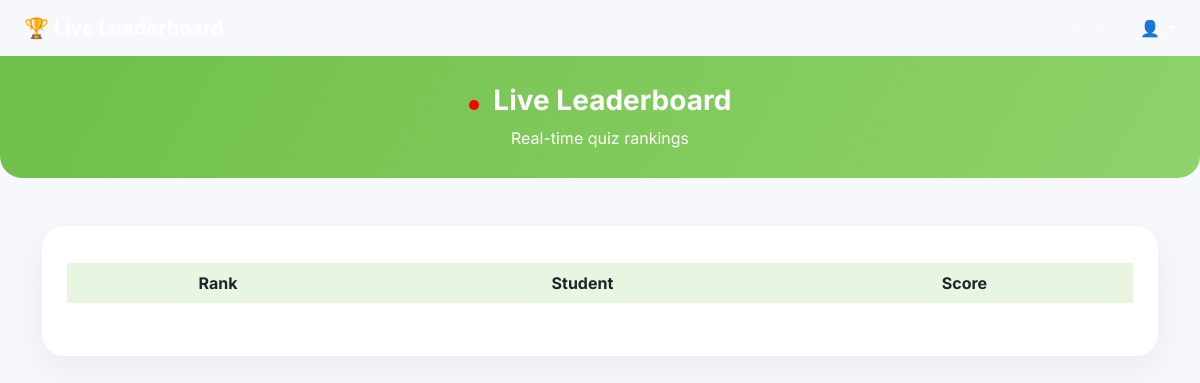
The page /leaderboard/2 on the database as committed earlier.
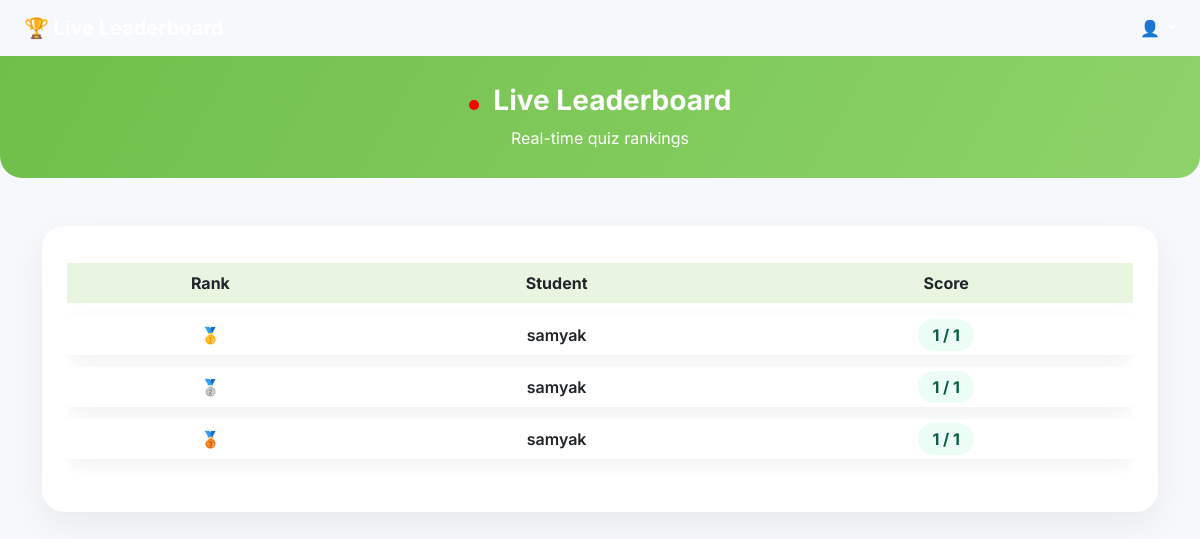
The same page on the database as committed later.
### app.py (models this page shows)
class Result(db.Model):
    id = db.Column(db.Integer, primary_key=True)
    quiz_id = db.Column(db.Integer, nullable=False)
    student = db.Column(db.String(100), nullable=False)
    score = db.Column(db.Integer, nullable=False)
    total = db.Column(db.Integer, nullable=False)
    submitted_at = db.Column(db.DateTime, default=datetime.utcnow)

### app.py (the view)
@app.route("/leaderboard/<int:quiz_id>")
def leaderboard(quiz_id):
    results = Result.query.filter_by(quiz_id=quiz_id)\
        .order_by(Result.score.desc(), Result.submitted_at.asc())\
        .all()
    return render_template("scoreboard.html", results=results)

### templates/scoreboard.html (shortened to what this page needs)
<!DOCTYPE html>
<html lang="en">
<head>
    <link href="https://cdn.jsdelivr.net/npm/bootstrap@5.3.0/dist/css/bootstrap.min.css" rel="stylesheet">
    <link rel="stylesheet" href="{{ url_for('static', filename='css/scoreboard.css') }}">
</head>
<body>
<nav class="navbar navbar-expand-lg navbar-dark px-4">
    <span class="navbar-brand fw-bold">🏆 Live Leaderboard</span>
    <div class="ms-auto d-flex align-items-center gap-3">
        <a href="/student/dashboard" class="btn btn-outline-light btn-sm">
        </a>
        <div class="dropdown">
            <a class="text-white fw-semibold dropdown-toggle"
               href="#" role="button" data-bs-toggle="dropdown">
                👤 {{ session.username }}
            </a>
        </div>
    </div>
</nav>
<div class="leaderboard-header text-center">
    <h3>
        <span class="live-dot"></span>
        Live Leaderboard
    </h3>
    <p class="mb-0">Real-time quiz rankings</p>
</div>
<div class="container mt-5 mb-5">
    <div class="leaderboard-card">
        <div class="table-responsive">
            <table class="table align-middle">
                <thead>
                    <tr>
                        <th>Rank</th>
                        <th>Student</th>
                        <th>Score</th>
                    </tr>
                </thead>
                <tbody>
                {% for r in results %}
                    <tr class="{% if loop.index == 1 %}rank-1{% elif loop.index == 2 %}rank-2{% elif loop.index == 3 %}rank-3{% endif %}">
                        <td>
                            {% if loop.index == 1 %}🥇
                            {% elif loop.index == 2 %}🥈
                            {% elif loop.index == 3 %}🥉
                            {% else %}
                                {{ loop.index }}
                            {% endif %}
                        </td>
                        <td>{{ r.student }}</td>
                        <td>
                            <span class="score-badge">
                                {{ r.score }} / {{ r.total }}
                            </span>
                        </td>
                    </tr>
                {% endfor %}
                </tbody>
            </table>
        </div>
    </div>
</div>
</body>
</html>

### static/css/scoreboard.css (style rules this page uses)
body { background: #f6f8fb; font-family: 'Inter', sans-serif; }
.leaderboard-header { background: linear-gradient(120deg, #6fbf4a, #8ed36a); color: white; padding: 28px; border-radius: 0 0 22px 22px; text-align: center; animation: fadeDown 0.6s ease; }
.leaderboard-header h3 { font-weight: 700; }
.leaderboard-card { background: white; border-radius: 22px; padding: 25px; box-shadow: 0 12px 35px rgba(0,0,0,0.06); animation: fadeUp 0.8s ease; }
table { border-collapse: separate; border-spacing: 0 12px; }
thead th { background: #e8f5e1 !important; color: #166534; border: none; font-weight: 700; text-align: center; }
tbody tr { background: #ffffff; box-shadow: 0 6px 18px rgba(0,0,0,0.06); border-radius: 14px; transition: 0.3s; }
tbody td { border: none; text-align: center; vertical-align: middle; font-weight: 600; }
.rank-1 { background: linear-gradient(120deg, #fde047, #facc15); font-weight: 800; }
.rank-2 { background: linear-gradient(120deg, #e5e7eb, #d1d5db); font-weight: 800; }
.rank-3 { background: linear-gradient(120deg, #fdba74, #fb923c); font-weight: 800; }
.score-badge { background: #ecfdf5; color: #065f46; padding: 6px 14px; border-radius: 20px; font-weight: 700; }
.live-dot { display: inline-block; width: 10px; height: 10px; background: red; border-radius: 50%; animation: pulse 1s infinite; margin-right: 8px; }

Rows that differ between the two databases and show on the page:
added Result: student "samyak", score "1", total "1"
added Result: student "samyak", score "1", total "1"
added Result: student "samyak", score "1", total "1"
